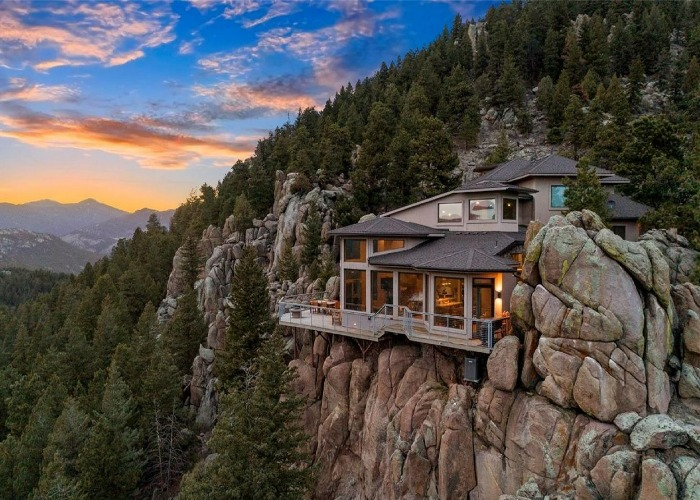
#> input picture obraz.jpg, 700 x 500 px; its folder holds only this picture in this run
$ python -i main.py   (imports and definitions only)
#> lines starting #> are read from the running program, lines starting #| are printed output that depends on the picture
#> further down, picture is the input picture: PIL image 700x500 RGB; mean R, G, B 84.4, 80.6, 76.4
# Opis programu:
# Program umożliwia edycję zdjęć poprzez nakładanie różnych filtrów. Można wybrać czy działamy na 1 zdjęciu czy na 2.
# Po wybraniu danej opcji otwiera się konkretne okienko, które pokazuje zdjęcie bazowe oraz zdjęcie po przeróbce.
# Wychodzi się z okienka poprzez przycisk "Wyjdź". Zaimplementowanych jest kilkadziesiąt metod
# umożliwiających nakładanie filtrów na zdjęcie
import tkinter as tk
from tkinter import ttk
import matplotlib.pyplot as plt
from PIL import Image, ImageTk

# [3 lines not run here, left out]


# [206 lines left out: functions apply_filter, apply_filter2, brightening, dimming, negative, brighteningPotegowe and 3 more, not called in this run]


def robertspoziomy(img):
    plt.axis("off")
    plt.imshow(img)

    matrix = [[0, 0, 0], [0, 1, 0], [0, -1, 0]]
    image_result = Image.new("RGB", (img.width, img.height))
#> image_result: PIL image 700x500 RGB; every value is 0
    w, h = img.size
#> w = 700; h = 500
    for i in range(1, w - 1):
        for j in range(1, h - 1):
            r = sum(img.getpixel((i + x, j + y))[0] * matrix[x][y] for x in range(-1, 2) for y in range(-1, 2))
            g = sum(img.getpixel((i + x, j + y))[1] * matrix[x][y] for x in range(-1, 2) for y in range(-1, 2))
            b = sum(img.getpixel((i + x, j + y))[2] * matrix[x][y] for x in range(-1, 2) for y in range(-1, 2))
            image_result.putpixel((i, j), (int(abs(r)), int(abs(g)), int(abs(b))))
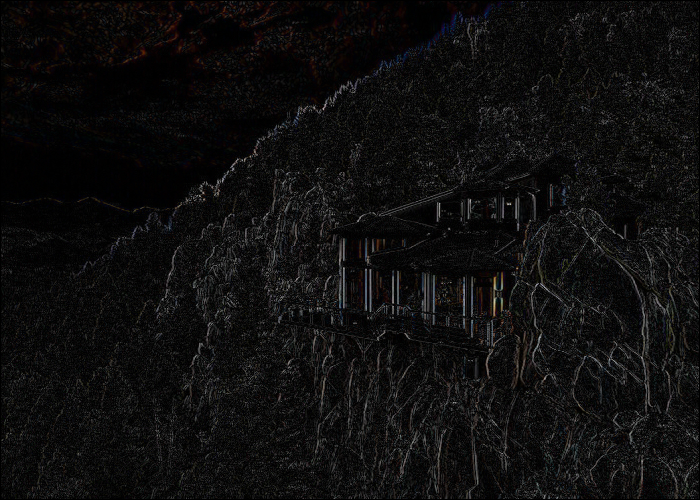
#> image_result: PIL image 700x500 RGB; mean R, G, B 14.7, 14.2, 14.1

    plt.axis("off")
    plt.imshow(image_result)
    return image_result


# [531 lines left out: functions robertspionowy, prewittapoziomy, prewittapionowy, sobelapoziomy, sobelapionowy, laplace and 19 more, not called in this run]


# [70 lines not run here, left out]

>>> from PIL import Image
>>> picture = Image.open('obraz.jpg')
>>> result = robertspoziomy(picture)
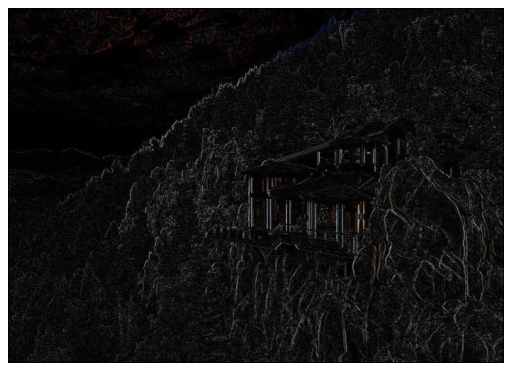
#> figure drawn by matplotlib, 1 panel
